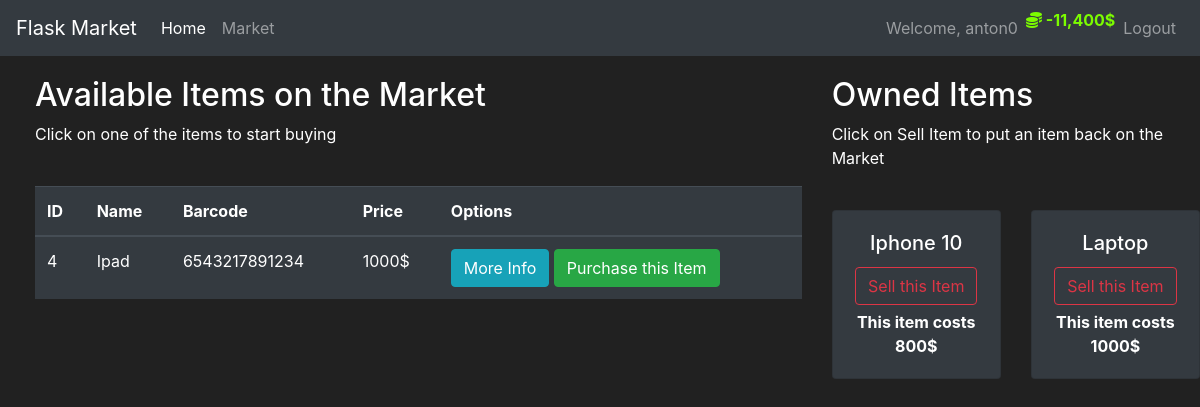
/market (signed in), run on the app's committed database.
### market/models.py (models this page shows, shortened)
class User(db.Model, UserMixin):
  id = db.Column(db.Integer(), primary_key=True)
  username = db.Column(db.String(length=30), nullable=False, unique=True)
  email_address = db.Column(db.String(length=50), nullable=False, unique=True)
  password_hash = db.Column(db.String(length=60), nullable=False)
  budget = db.Column(db.Integer(), nullable=False, default=1000)
  items = db.relationship('Item', backref='owned_user', lazy=True)
  @property
  def prettier_budget(self):
    if len(str(self.budget)) >= 4:
      return f'{str(self.budget)[:-3]},{str(self.budget)[-3:]}$'
    else:
      return f"{self.budget}$"
  @property
  def password(self):
    return self.password

class Item(db.Model):
  id = db.Column(db.Integer(), primary_key=True)
  name = db.Column(db.String(length=30), nullable=False, unique=True)
  price = db.Column(db.Integer(), nullable=False)
  barcode = db.Column(db.String(length=12), nullable=False, unique=True)
  description = db.Column(db.String(length=1024), nullable=False, unique=True)
  owner = db.Column(db.Integer(), db.ForeignKey('user.id'))

### market/routes.py (the view, shortened to what this page needs)
@app.route('/market', methods=['GET', 'POST'])
@login_required
def market_page():
  purchase_form = PurchaseItemForm()
  selling_form = SellItemForm()
  if request.method == "GET":
    items = Item.query.filter_by(owner=None)
    owned_items = Item.query.filter_by(owner=current_user.id)
    return render_template('market.html', items=items, purchase_form=purchase_form, owned_items=owned_items, selling_form=selling_form)

### market/models.py (called while the page is built)
@login_manager.user_loader
def load_user(user_id):
  return User.query.get(int(user_id))

### market/templates/market.html (shortened to what this page needs)
{% extends 'base.html' %}
{% block content %}
  <div class="row" style="margin-top: 20px; margin-left: 20px;">
    <div class="col-8">
      <h2>Available Items on the Market</h2>
      <p>Click on one of the items to start buying</p>
      <br>
      <table class="table table-hover table-dark">
        <thead>
          <tr>
            <th scope="col">ID</th>
            <th scope="col">Name</th>
            <th scope="col">Barcode</th>
            <th scope="col">Price</th>
            <th scope="col">Options</th>
          </tr>
        </thead>
        <tbody>
          {% for item in items %}
            <tr>
              <td>{{ item.id }}</td>
              <td>{{ item.name }}</td>
              <td>{{ item.barcode }}</td>
              <td>{{ item.price }}$</td>
              <td>
                <button class="btn btn-outline btn-info" data-toggle="modal" data-target="#Modal-MoreInfo-{{ item.id }}">More Info</button>
                <button class="btn btn-outline btn-success" data-toggle="modal" data-target="#Modal-PurchaseConfirm-{{ item.id }}">Purchase this Item</button>
              </td>
            </tr>
          {% endfor %}
        </tbody>
      </table>
    </div>
    <div class="col-4">
      <h2>Owned Items</h2>
      <p>Click on Sell Item to put an item back on the Market</p>
      <br>
      <div class="row">
        {% for owned_item in owned_items %}
          <div class="col-md-6">
            <div style="margin-bottom: 5px" class="card text-center bg-dark">
              <div class="card-body">
                <h5 class="card-title">{{ owned_item.name }}</h5>
                <button type="button" class="btn btn-outline-danger" style="margin-bottom: 5px;" data-toggle="modal" data-target="#Modal-SellingConfirm-{{ owned_item.id }}">Sell this Item</button>
                <p class="card-text"><strong>This item costs {{ owned_item.price }}$</strong></p>
              </div>
            </div>
          </div>
        {% endfor %}
      </div>
    </div>
  </div>
{% endblock %}

### market/templates/base.html (shortened to what this page needs)
<!DOCTYPE html>
<html lang="en">
  <head>
    <link rel="stylesheet" href="https://cdn.jsdelivr.net/npm/bootstrap@4.5.3/dist/css/bootstrap.min.css">
    <link rel="stylesheet" href="https://cdnjs.cloudflare.com/ajax/libs/font-awesome/6.4.0/css/all.min.css" />
  </head>
  <body>
    <nav class="navbar navbar-expand-md navbar-dark bg-dark">
      <a class="navbar-brand" href="#">Flask Market</a>
      <div class="collapse navbar-collapse" id="navbarNav">
        <ul class="navbar-nav mr-auto">
          <li class="nav-item active">
            <a class="nav-link" href="{{ url_for('home_page') }}">Home <span class="sr-only">(current)</span></a>
          </li>
          <li class="nav-item">
            <a class="nav-link" href="{{ url_for('market_page') }}">Market</a>
          </li>
        </ul>
        {% if current_user.is_authenticated %}
          <ul class="navbar-nav">
            <li class="nav-item">
              <a class="nav-link">Welcome, {{ current_user.username }}</a>
            </li>
            <li class="nav-item" style="color: lawngreen; font-weight: bold">
              <i class="fas fa-coins"></i>
              {{ current_user.prettier_budget }}
            </li>
            <li class="nav-item">
              <a class="nav-link" href="{{ url_for('logout_page') }}">Logout</a>
            </li>
          </ul>
        {% endif %}
      </div>
    </nav>
    {% block content %}
    {% endblock %}
  </body>
</html>

### market/templates/base.html (style rules this page uses)
body { background-color: #212121; color: white; }

### data on the page
User: username "anton0", prettier_budget "-11,400$"
Item: id "4", name "Ipad", barcode "6543217891234", price "1000"
Item: name "Iphone 10", price "800"
Item: name "Laptop", price "1000"
